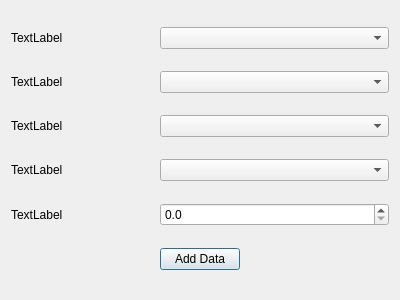
<?xml version="1.0" encoding="UTF-8"?>
<ui version="4.0">
 <class>DialogAddDataToAM_works_per_build_GPM</class>
 <widget class="QDialog" name="DialogAddDataToAM_works_per_build_GPM">
  <property name="geometry">
   <rect>
    <x>0</x>
    <y>0</y>
    <width>400</width>
    <height>300</height>
   </rect>
  </property>
  <property name="windowTitle">
   <string>DialogAddDataToAM_works_per_build_GPM</string>
  </property>
  <layout class="QGridLayout" name="gridLayout">
   <item row="0" column="0">
    <widget class="QLabel" name="lBuilding_name">
     <property name="text">
      <string>TextLabel</string>
     </property>
    </widget>
   </item>
   <item row="1" column="0">
    <widget class="QLabel" name="lWork_name">
     <property name="text">
      <string>TextLabel</string>
     </property>
    </widget>
   </item>
   <item row="2" column="0">
    <widget class="QLabel" name="lUnit">
     <property name="text">
      <string>TextLabel</string>
     </property>
    </widget>
   </item>
   <item row="3" column="0">
    <widget class="QLabel" name="lName_of_GPM">
     <property name="text">
      <string>TextLabel</string>
     </property>
    </widget>
   </item>
   <item row="4" column="0">
    <widget class="QLabel" name="lVol_of_works">
     <property name="text">
      <string>TextLabel</string>
     </property>
    </widget>
   </item>
   <item row="5" column="0">
    <spacer name="horizontalSpacer">
     <property name="orientation">
      <enum>Qt::Horizontal</enum>
     </property>
     <property name="sizeHint" stdset="0">
      <size>
       <width>133</width>
       <height>20</height>
      </size>
     </property>
    </spacer>
   </item>
   <item row="5" column="1">
    <widget class="QPushButton" name="pushButtonADD_Data">
     <property name="text">
      <string>Add Data</string>
     </property>
    </widget>
   </item>
   <item row="5" column="2">
    <spacer name="horizontalSpacer_2">
     <property name="orientation">
      <enum>Qt::Horizontal</enum>
     </property>
     <property name="sizeHint" stdset="0">
      <size>
       <width>132</width>
       <height>20</height>
      </size>
     </property>
    </spacer>
   </item>
   <item row="0" column="1" colspan="2">
    <widget class="QComboBox" name="cBBuilding_name"/>
   </item>
   <item row="1" column="1" colspan="2">
    <widget class="QComboBox" name="cBWork_name"/>
   </item>
   <item row="2" column="1" colspan="2">
    <widget class="QComboBox" name="cBUnit"/>
   </item>
   <item row="3" column="1" colspan="2">
    <widget class="QComboBox" name="cBName_of_GPM"/>
   </item>
   <item row="4" column="1" colspan="2">
    <widget class="QDoubleSpinBox" name="dsBVol_of_works">
     <property name="decimals">
      <number>1</number>
     </property>
    </widget>
   </item>
  </layout>
 </widget>
 <resources/>
 <connections>
  <connection>
   <sender>pushButtonADD_Data</sender>
   <signal>clicked()</signal>
   <receiver>DialogAddDataToAM_works_per_build_GPM</receiver>
   <slot>close()</slot>
   <hints>
    <hint type="sourcelabel">
     <x>200</x>
     <y>255</y>
    </hint>
    <hint type="destinationlabel">
     <x>199</x>
     <y>149</y>
    </hint>
   </hints>
  </connection>
 </connections>
</ui>
